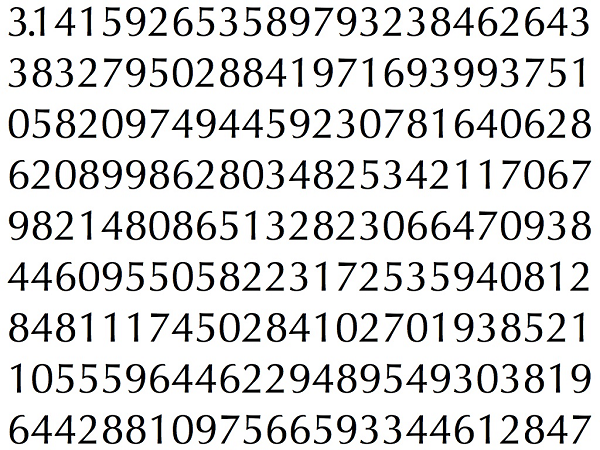
#> input picture OpenCV/digitrecognition/pi.png, 600 x 450 px
$ python digitrecognition.py   (Python 2 division)
#> lines starting #> are read from the running program, lines starting #| are printed output that depends on the picture; after the words box and inside, x2 and y2 are one past the last pixel; in counts of white or black regions, pixels touching at a corner belong together

import cv2
import numpy as np
from PIL import Image, ImageFont, ImageDraw, ImageOps

# create training model based on the given TTF font file
def createDigitsModel(fontfile, digitheight):
    ttfont = ImageFont.truetype(fontfile, digitheight)
    samples =  np.empty((0,digitheight*(digitheight/2)))
    responses = []
    for n in range(10):
        pil_im = Image.new("RGB", (digitheight, digitheight*2))
        ImageDraw.Draw(pil_im).text((0, 0), str(n), font=ttfont)
        pil_im = pil_im.crop(pil_im.getbbox())
        pil_im = ImageOps.invert(pil_im)
        #pil_im.save(str(n) + ".png")

        # convert to cv image
        cv_image = cv2.cvtColor(np.array( pil_im ), cv2.COLOR_RGBA2BGRA)
        gray = cv2.cvtColor(cv_image, cv2.COLOR_BGR2GRAY)
        blur = cv2.GaussianBlur(gray,(5,5),0)
        thresh = cv2.adaptiveThreshold(blur,255,1,1,11,2)

        roi = cv2.resize(thresh,(digitheight,digitheight/2))
        responses.append( n )
        sample = roi.reshape((1,digitheight*(digitheight/2)))
        samples = np.append(samples,sample,0)

    samples = np.array(samples,np.float32)
    responses = np.array(responses,np.float32)

    model = cv2.KNearest()
    model.train(samples,responses)
    return model

# digit recognition part
def findDigits(imagefile, digitheight, fontfile="C:\\Windows\\Fonts\\Arial.ttf"):
#> called with imagefile = 'pi.png', digitheight = 32, fontfile = 'C:\\Windows\\Fonts\\Arial.ttf'
    im = cv2.imread(imagefile)
#> im is the input picture: shape (450, 600, 3); mean B, G, R 217.4, 217.6, 217.5
    out = np.zeros(im.shape,np.uint8)
    gray = cv2.cvtColor(im,cv2.COLOR_BGR2GRAY)
    thresh = cv2.adaptiveThreshold(gray,255,1,1,11,2)
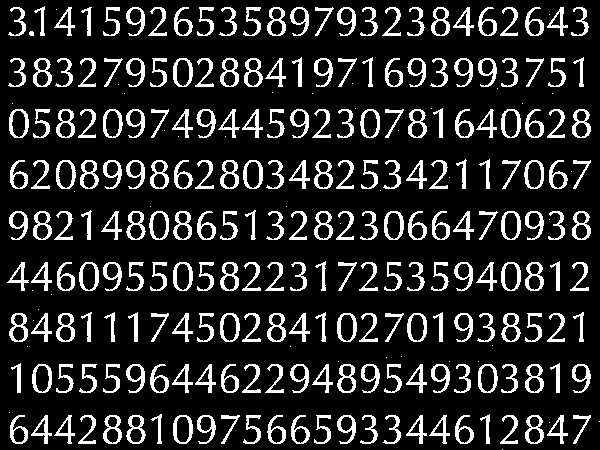
#> thresh: shape (450, 600); 15.5% white; 267 white regions (41 under 20 px)

    contours,hierarchy = cv2.findContours(thresh.copy(),cv2.RETR_EXTERNAL ,cv2.CHAIN_APPROX_SIMPLE)
#> contours = 267 contours, 42 with area under 20; largest, box (x1, y1, x2, y2) and area: (384, 211, 404, 240) 458, (173, 415, 193, 444) 456, (32, 364, 52, 393) 456, (407, 313, 427, 342) 456, (173, 262, 193, 291) 456

    model = createDigitsModel(fontfile, digitheight)
#> the loop in createDigitsModel, `for n in range(10):` made 10 passes
#> pass 1, in createDigitsModel, `pil_im = pil_im.crop(pil_im.getbbox())`:
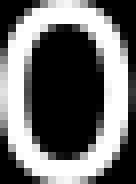
#> pil_im: PIL image 17x23 RGB (shown 8 times larger); min 0, max 255, mean 108.8
#> pass 1, in createDigitsModel, `pil_im = ImageOps.invert(pil_im)`:
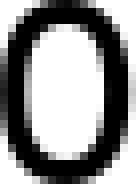
#> pil_im: PIL image 17x23 RGB (shown 8 times larger); min 0, max 255, mean 146.2
#> pass 3, in createDigitsModel, `pil_im = pil_im.crop(pil_im.getbbox())`:
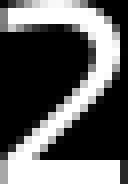
#> pil_im: PIL image 16x23 RGB (shown 8 times larger); min 0, max 255, mean 97.2
#> after the loop in createDigitsModel, `for n in range(10):`:
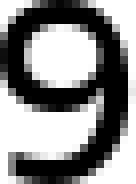
#> pil_im: PIL image 17x23 RGB (shown 8 times larger); min 0, max 255, mean 140.6
#> after the loop in createDigitsModel, `for n in range(10):`: responses = [0, 1, 2, 3, 4, 5, 6, 7, 8, 9]
    for cnt in contours:
        x,y,w,h = cv2.boundingRect(cnt)
        if  h>w and h>(digitheight*4)/5 and h<(digitheight*6)/5: #+/-20%
            cv2.rectangle(im,(x,y),(x+w,y+h),(0,255,0),1)
            roi = thresh[y:y+h,x:x+w] # crop
            roi = cv2.resize(roi,(digitheight,digitheight/2))
            roi = roi.reshape((1,digitheight*(digitheight/2)))
            roi = np.float32(roi)
            retval, results, neigh_resp, dists = model.find_nearest(roi, k=1)
            string = str(int((results[0][0])))
            #cv2.drawContours(out,[cnt],-1,(0,255,255),1)
            cv2.putText(out,string,(x,y+h),0,1,(0,255,0))

    cv2.imshow('in',im)
    cv2.imshow('out',out)
    cv2.waitKey(0)
    cv2.destroyWindow( 'in' )
    cv2.destroyWindow( 'out' )

#> (the run stopped early here; a loop or call above may not have finished)
